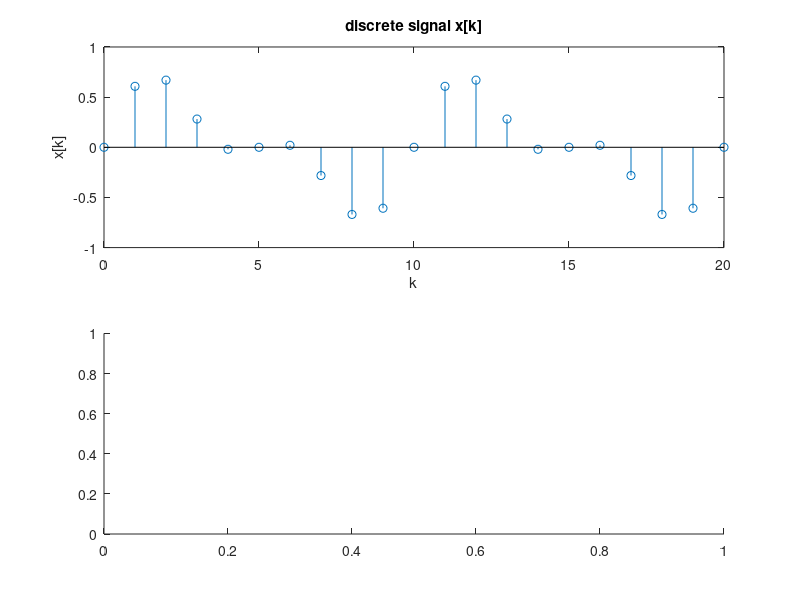

Reproduce this figure in MATLAB. (Note: this script raises an error after producing the figure.)
periods = input('enter the number of periods: ');
step_size = input('enter the step size that wish to use: ');

global omega;
omega = [-(periods)*pi: step_size: (periods)*pi];

for index = 1:5;
    sampling_rate = input('please enter the sampling rate: ');
    N = floor(2* sampling_rate);
    k = [0: 1: 2*N];
    x = 0.5*sin(2*pi/N * k) + 0.33* sin(4*pi/N*k);
    subplot(2,1,1);
    stem (k,x);
    xlabel('k');
    ylabel('x[k]');
    title ('discrete signal x[k]');
    my_fft = fft(x,k);
    subplot (2,1,2);
    polarplot(omega, abs(my_fft));
    title ('polar coordinates');
end;    
    

%sampling function
function fourier = fft(x,k)
global omega;

for index = 1: length(omega)
    sum = 0;
    for p = 1: length(x)
        sum = sum + x(p).* exp(-1*j.* omega(index).* p);
    end;
    output(index) = sum;
end;     
    
fourier = output;
end
